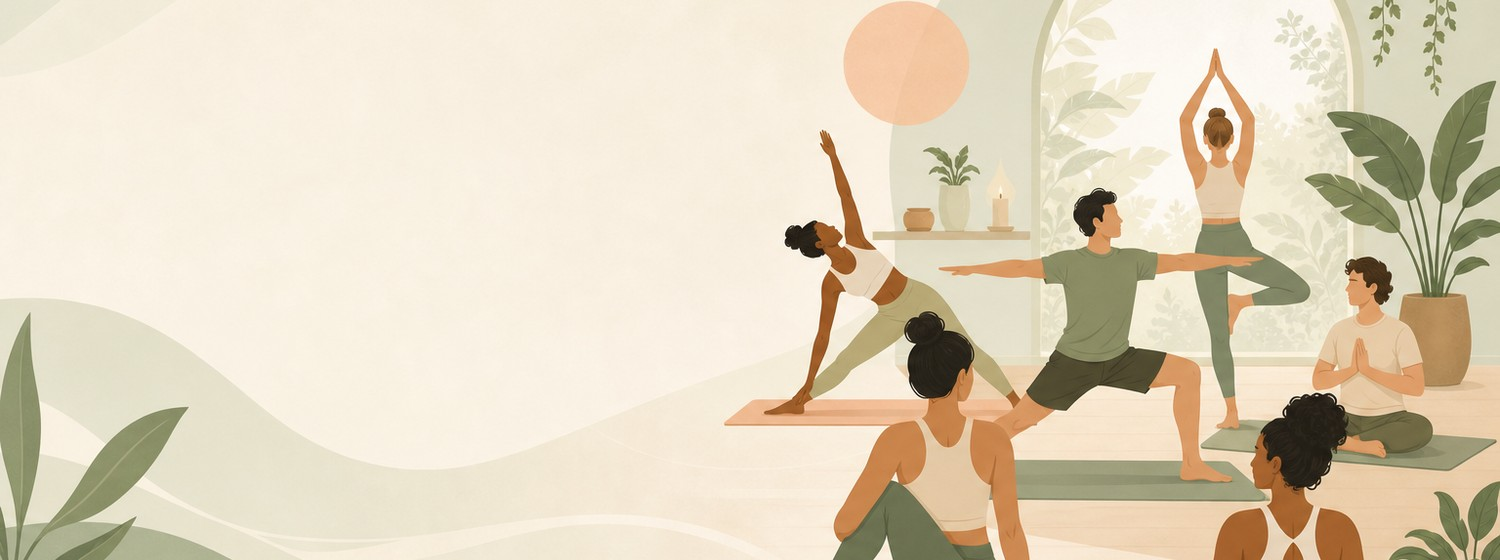
#> input picture miniprogram/pages/coach/images/coach_member_hero.jpg, 1500 x 560 px
$ python prepare_coach_card_hero.py
#> lines starting #> are read from the running program, lines starting #| are printed output that depends on the picture
"""教练端会员卡管理页头图：专用竖幅裁切为横幅。"""
from PIL import Image
import io
import os

ROOT = os.path.dirname(os.path.dirname(os.path.abspath(__file__)))
ASSET_DIRS = [
    os.path.join(ROOT, "assets"),
    os.path.join(
        os.path.expanduser("~"),
        ".cursor",
        "projects",
        "c-Pari-Project-test-Yoga",
        "assets",
    ),
]
SRC_NAMES = ["coach_card_hero_preview.png", "coach_member_hero_preview.png"]
OUT = os.path.join(
    ROOT, "miniprogram", "pages", "coach", "images", "coach_card_hero.jpg"
)
TARGET_W = 1500
TARGET_H = 680
CROP_SHIFT_X = 0.08


def resolve_source() -> str:
    for d in ASSET_DIRS:
        for name in SRC_NAMES:
            p = os.path.join(d, name)
            if os.path.isfile(p):
                return p
    fallback = os.path.join(
        ROOT, "miniprogram", "pages", "coach", "images", "coach_member_hero.jpg"
    )
    if os.path.isfile(fallback):
        return fallback
    raise FileNotFoundError("card hero source not found")


def export_cover(src_path: str, out_path: str) -> None:
    im = Image.open(src_path).convert("RGB")
#> im is the input picture: PIL image 1500x560 RGB; mean R, G, B 224.8, 213.1, 190.1
    sw, sh = im.size
#> sw = 1500; sh = 560
    scale = max(TARGET_W / sw, TARGET_H / sh)
#> scale = 1.21
    nw, nh = int(round(sw * scale)), int(round(sh * scale))
#> nw = 1821; nh = 680
    resized = im.resize((nw, nh), Image.Resampling.LANCZOS)
    left = (nw - TARGET_W) // 2 + int((nw - TARGET_W) * CROP_SHIFT_X)
#> left = 185
    left = max(0, min(left, nw - TARGET_W))
    top = max(0, min((nh - TARGET_H) // 2, nh - TARGET_H))
#> top = 0
    out = resized.crop((left, top, left + TARGET_W, top + TARGET_H))
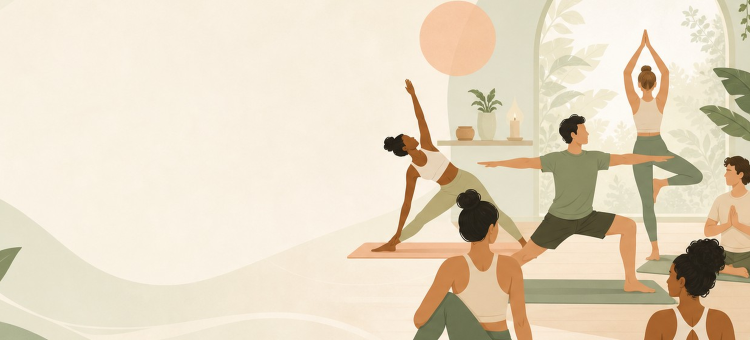
#> out: PIL image 1500x680 RGB (shown at 1/2 size); mean R, G, B 228.4, 215.5, 193.4
    os.makedirs(os.path.dirname(out_path), exist_ok=True)
    buf = io.BytesIO()
    out.save(buf, format="JPEG", quality=90, optimize=True)
    with open(out_path, "wb") as f:
        f.write(buf.getvalue())
    print(
        f"saved {out_path} from {os.path.basename(src_path)}: "
        f"{len(buf.getvalue()) // 1024} KB"
    )


if __name__ == "__main__":
    export_cover(resolve_source(), OUT)
